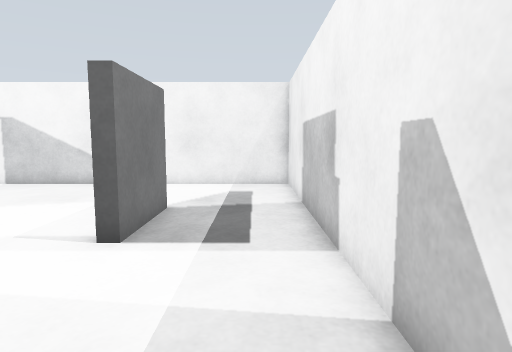
[1] (above)

16 first-person views from a walk through a Gazebo world. The camera is 0.86 m above the floor, tilts 6° down and sees 75° across. The floor is counted in squares, 0.5 m on a side. Each view is taken from the middle of a square. On the plan, view 1 faces up. The plan holds only what a view shows up to about 16 squares ahead; the rest is blank.

[2]
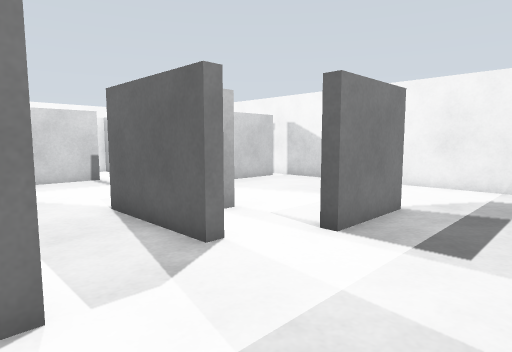

[3]
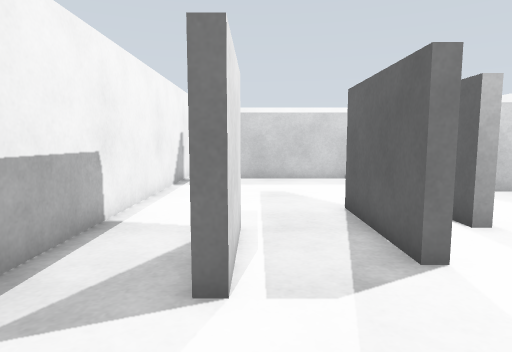

[4]
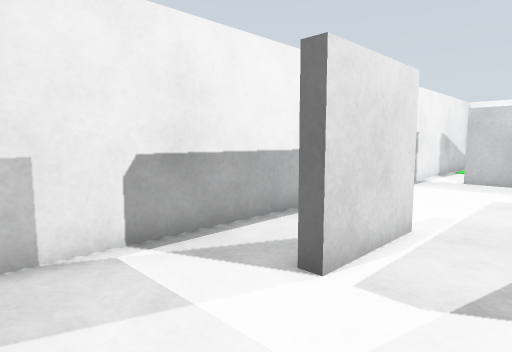

[5]
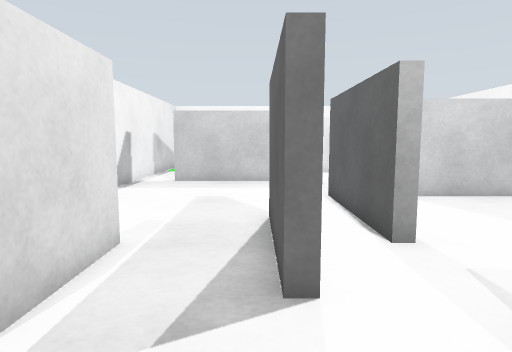

[6]
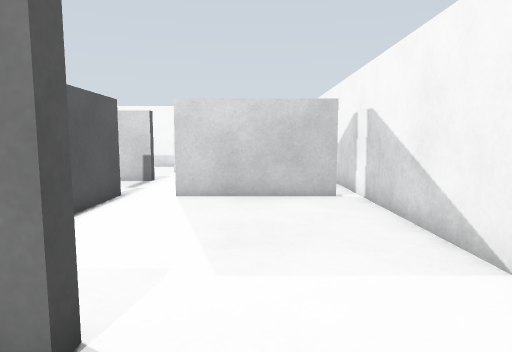

[7]
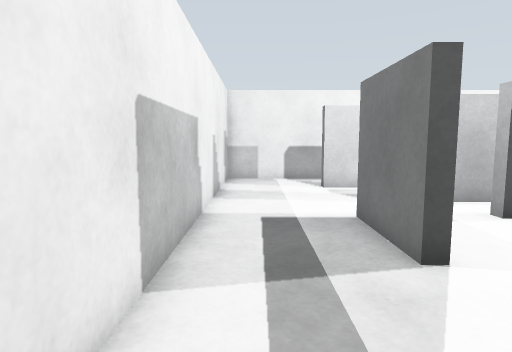

[8]
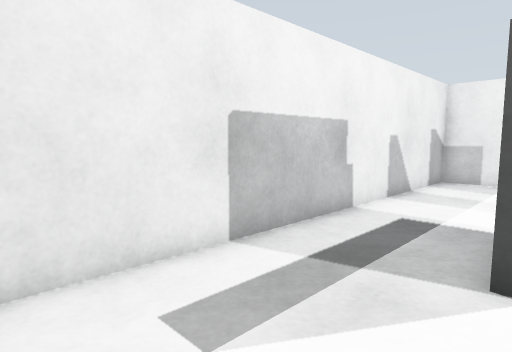

[9]
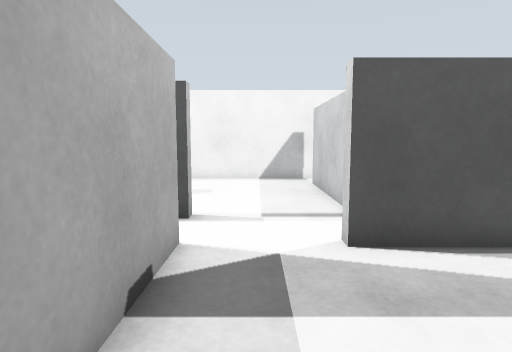

[10]
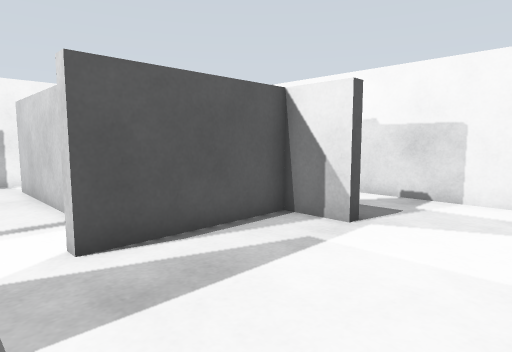

[11]
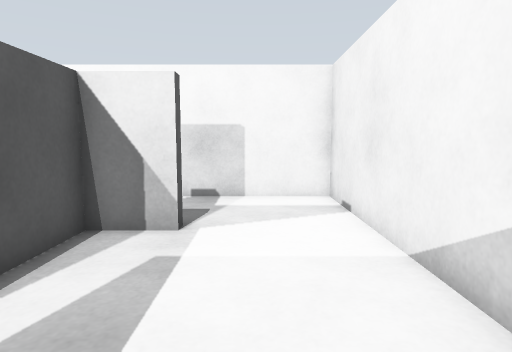

[12]
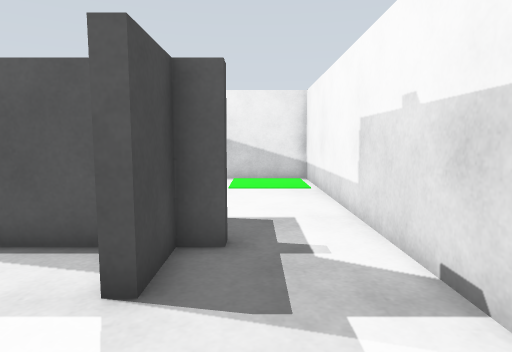

[13]
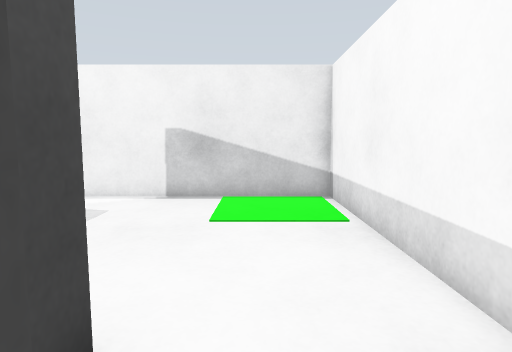

[14]
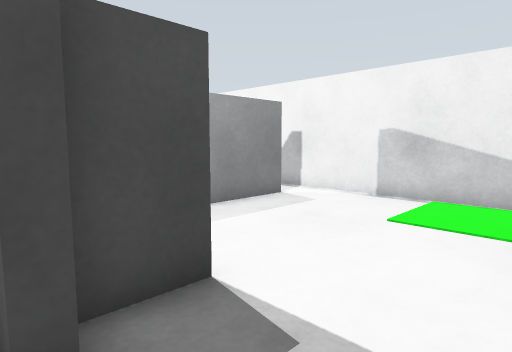

[15]
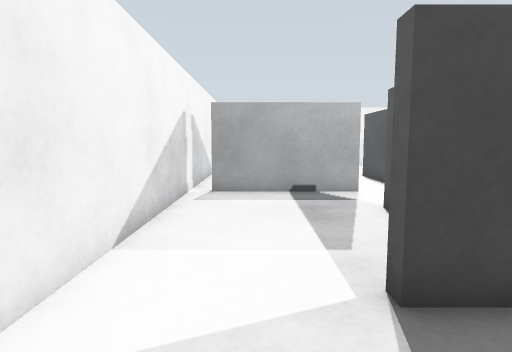

[16]
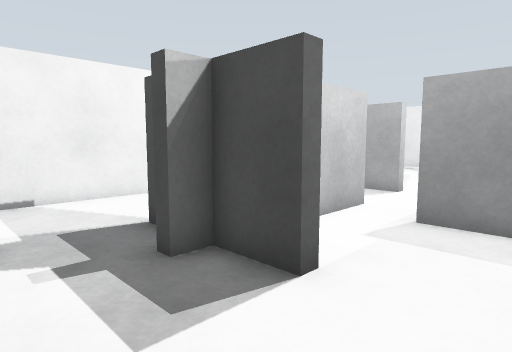

### Floor plan
Ten units are one square. View 1 is at (0, 0); x grows to the right and y downward. Boxes are objects, and circles mark ways between rooms. Rooms are numbered by the first view taken in them; rooms with no view inside come last. Other rooms are left out.
<svg viewBox="-228 -138 246 166">
<path fill="none" stroke="#000" d="M-55 -53 -105 -53 -105 -57 -55 -57 -55 -53M-68 -37 -55 -37M-35 -38 -35 -33 -75 -33M-56 -7 -25 -7 -25 -2M-28 -85 -23 -85 -23 -55 -28 -55M-135 -77 -135 -73 -144 -73M-147 -55 -143 -55 -143 5M-103 -126 -103 -75 -107 -75M-146 23 13 23 13 -133 -104 -133M-187 -77 -187 -95 -183 -95 -183 -77 -135 -77M-195 -73 -195 -77M-187 -55 -187 -73M-107 -75 -107 -125M-104 -133 -223 -133 -223 -44M-182 -55 -187 -55M-147 6 -147 -55M-223 -44 -223 23 -146 23M-144 -73 -158 -73"/>
<circle cx="-110" cy="-130" r="3" fill="#2a7"/>
<circle cx="-125" cy="-80" r="3" fill="#2a7"/>
<circle cx="-150" cy="-65" r="3" fill="#2a7"/>
<circle cx="-150" cy="15" r="3" fill="#2a7"/>
<circle cx="-210" cy="-53" r="3" fill="#2a7"/>
<text x="-60" y="-50">1</text>
<text x="-170" y="-100">2</text>
<text x="-180" y="-20">3</text>
</svg>
Room 1 opens to room 2. Room 1 opens to room 3. Room 2 opens to room 3.

Where each view was taken, in squares from view 1:
view 1: 0 up, 0 right, facing up
view 2: 0 up, 1 right, facing up-left
view 3: 1 up, 1 right, facing left
view 4: 3 up, 1 right, facing down-left
view 5: 3 up, 0 right, facing left
view 6: 10 up, 0 right, facing left
view 7: 13 up, 0 right, facing down
view 8: 13 up, 3 left, facing down-right
view 9: 13 up, 12 left, facing down
view 10: 13 up, 12 left, facing down-left
view 11: 11 up, 12 left, facing left
view 12: 13 up, 20 left, facing down
view 13: 8 up, 20 left, facing down
view 14: 8 up, 22 left, facing down-right
view 15: 11 up, 22 left, facing right
view 16: 3 up, 22 left, facing up-right
